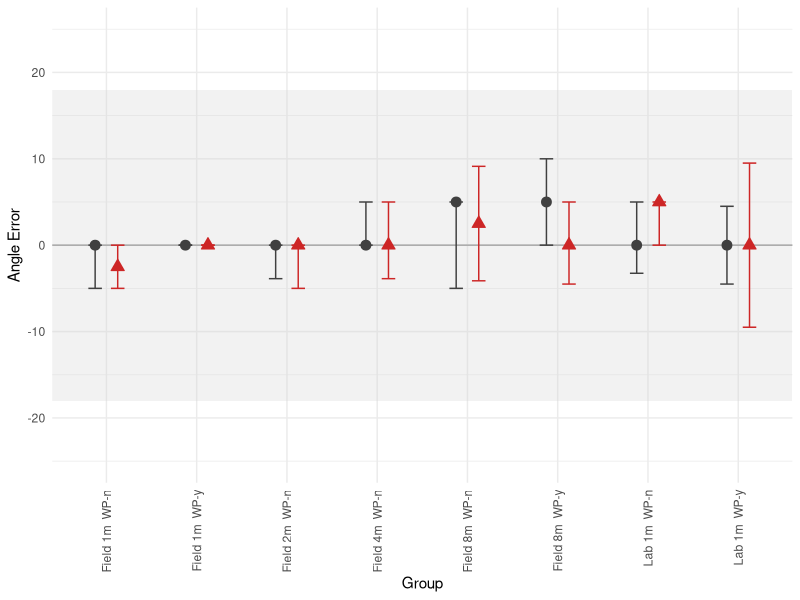
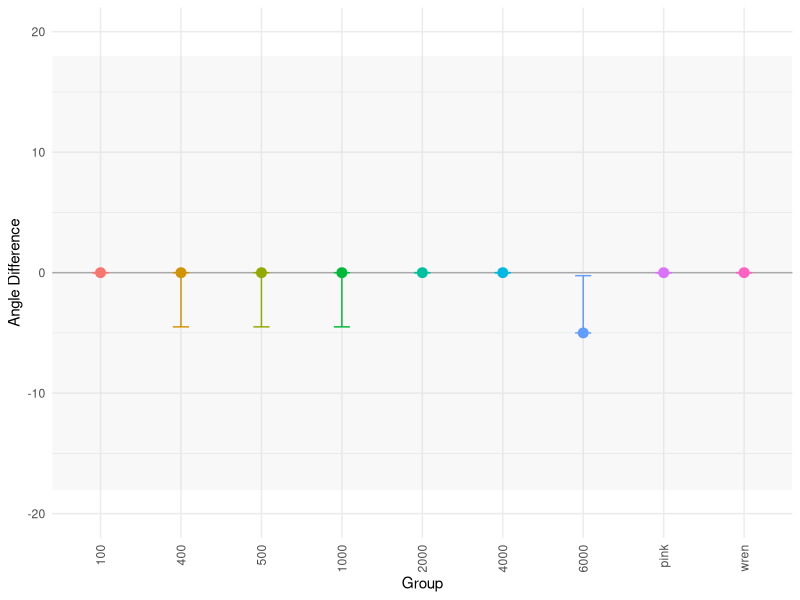
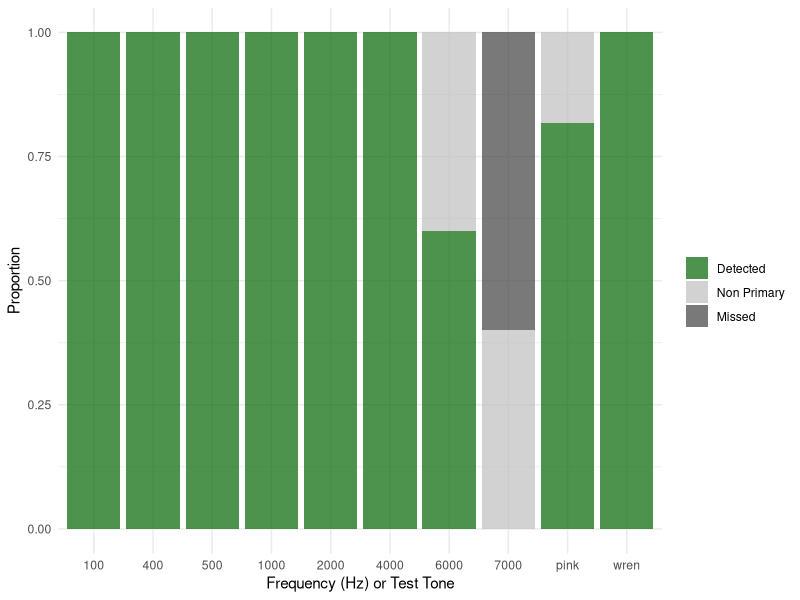
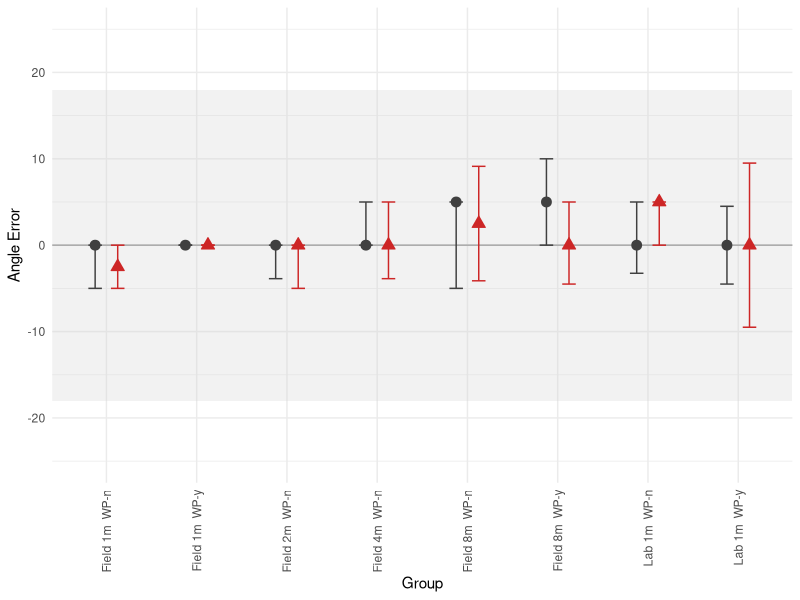
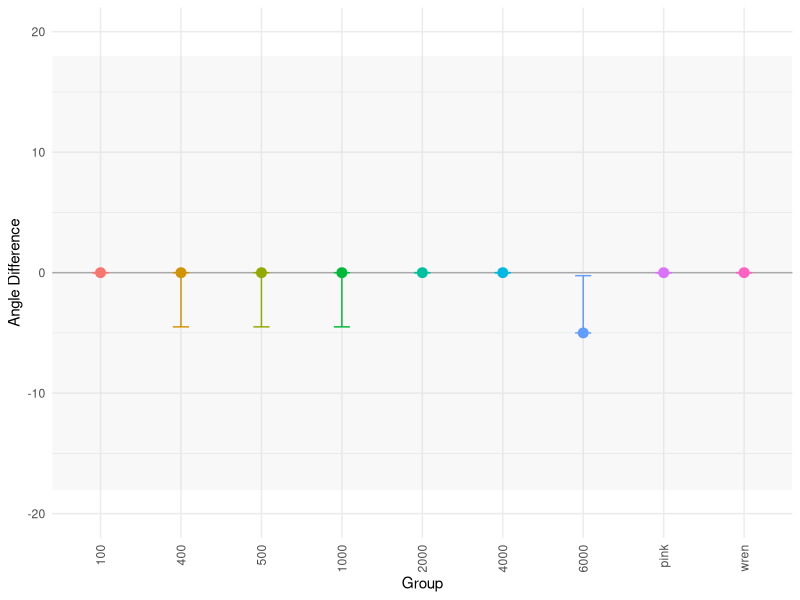
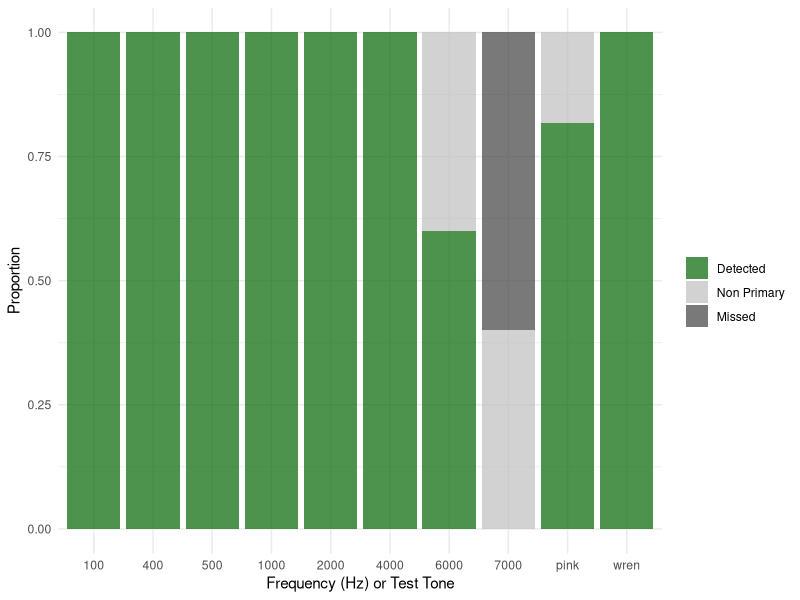

The R script that drew these images, in order: (Note: this script raises an error after producing the figures.)
########################################################################### .
# Scripts for Analysing the Localisation Accuracy 
#
# Starting from scratch - go to the retired code if you want to generate the old figures
#
# Becky Heath
# rh862@cam.ac.uk
#
# May 2023

##### Load Packages and set working directory #####

library(ggplot2)
library(dplyr)
library(tidyr)

setwd(dirname(rstudioapi::getActiveDocumentContext()$path))

###### Load in Data ########

# Load in true values: 
# Ignore this one for now, will need to experiment with detections, may need to relable
#data <- read.csv("Data/CompleteLabLocalisation/AllTests_LocalisationData_ALLDETECTIONSTESTS.csv")

# Just use this:
dataRaw <- read.csv("Data/CompleteLabLocalisation/AllTestsJustTrueValues-newCategorisation.csv")

# New Categorisations
# s = sweep 
# y = detection 
# m = missed (s-m = missed sweep)
# a = aliased 
# d = double (indistinguishable top)
# e = extra (first test had an extra test)

##### PRECISION CHARTS #####
# get rid of freq-deps for now:
data <- dataRaw[dataRaw$Trial != "freq-dep",]

# Create Coarse Labels
data <- data %>%
  mutate(Trial = case_when(
     Trial == "field" ~ "Field",
#    trial == "IndoorPre" ~ "Lab",
     Trial == "lab-pre" ~ "Lab",
    TRUE ~ Trial  # Keep the original value if no condition matches
  ))

# Collate label
data <- data %>%
  mutate(label = paste0(Trial, " ", distance.m, "m ", " WP-", WP.))

# Calculate median and IQR per group
data$distance.m <- as.factor(data$distance.m)
data$error <- as.numeric(data$error)

# get rid of the situations where a signal was not localised: 
data <- data[!is.na(data$error), ]

# subset to just y and y-d
data <- data[data$localised. %in% c("y", "y-d"), ]

# ALL DATA (INSIDE AND OUT)
ggplot(data = data, aes(x = label, y = error)) +
  annotate('rect', ymin = -18, ymax = 18, xmin= -Inf, xmax = Inf, fill = "lightgray", alpha = 0.3)+
  geom_hline(yintercept = 0, color = "darkgray") +
  #geom_jitter(aes(shape = Test.tone), position = position_jitterdodge(0.2)  ,fill = "gray", color = "gray", size = 2, alpha = 0.5) +
  stat_summary(aes(color = Test.tone, shape = Test.tone, fill = Test.tone), fun = "median", geom = "point", size = 3, position = position_dodge(width = 0.5)) +
  stat_summary(aes(color = Test.tone), fun.data = "median_hilow", geom = "errorbar", width = 0.3, position = position_dodge(width = 0.5)) +
  labs(x = "Group", y = "Angle Error") +
  scale_color_manual(values = c("grey25", "firebrick3")) +
  scale_shape_manual(values = c(21, 24)) +
  scale_fill_manual(values = c("grey25", "firebrick3")) +
  theme_minimal() +
  ylim(-25, 25) +
  theme(legend.position = "none") +
  theme(axis.text.x = element_text(angle = 90, hjust = 1, vjust = 0.5))

ggsave(filename = "Figures/NewLocalisationTests/DistanceTests-NL-Summary.png", plot = last_plot(), width = 6, height = 4, dpi = 300)


# Now the frequency-dependent trials
data <- dataRaw[dataRaw$Trial == "freq-dep",]
data$Test.tone <- as.factor(data$Test.tone)

setOrder <- c("100", "400", "500", "1000","2000", "4000", "6000", "7000", "pink", "wren")
data$Test.tone <- factor(data$Test.tone, levels = setOrder)


data$error <- as.numeric(data$error)
data$Aliaized.Azimuth <- as.numeric(data$Aliaized.Azimuth)

# get rid of the situations where a signal was not localised (FOR NOW): 
data <- data[!is.na(data$error), ]

# subset to just y and y-d
data <- data[data$localised. %in% c("y", "y-d"), ]


ggplot(data = data, aes(x = Test.tone, y = error)) +
  annotate('rect', ymin = -18, ymax = 18, xmin= -Inf, xmax = Inf, fill = "lightgray", alpha = 0.15)+
  geom_hline(yintercept = 0, color = "darkgray") +
  #geom_jitter(aes(shape = Test.tone), position = position_jitterdodge(0.2)  ,fill = "gray", color = "gray", size = 2, alpha = 0.5) +
  stat_summary(aes(color = Test.tone, fill = Test.tone), fun = "median", geom = "point", size = 3) +
  stat_summary(aes(color = Test.tone), fun.data = "median_hilow", geom = "errorbar", width = 0.2) +
  labs(x = "Group", y = "Angle Difference") +
  theme_minimal() +
  ylim(-20, 20) +
  theme(legend.position = "none") +
  theme(axis.text.x = element_text(angle = 90, hjust = 1, vjust = 0.5))

ggsave(filename = "Figures/NewLocalisationTests/FrequencyTests-NL-Summary.png", plot = last_plot(), width = 6, height = 4, dpi = 300)



##### RECALL CHARTS #####

data <- dataRaw

#FreqDeps First: 
data <- dataRaw[dataRaw$Trial == "freq-dep",]

# group labels for this part 

# s = sweep 
# y = detection 
# m = missed (s-m = missed sweep)
# a = aliased 
# d = double (indistinguishable top)
# e = extra (first test had an extra test)

data$localised.[data$localised. == "y-d"] <- "y"
data$localised.[data$localised. == "d"] <- "a"

# Get rid of the sweeps for now
data <- data[data$localised. != "s", ]


# Define the possible localisation? descriptors
possible_labels <- c("y", "a", "m")

# Calculate the count and proportion of each label within each group
proportions <- data %>%
  group_by(Test.tone, localised.) %>%
  summarise(count = n()) %>%
  ungroup() %>%
  complete(Test.tone, localised. = possible_labels, fill = list(count = 0)) %>%
  group_by(Test.tone) %>%
  mutate(proportion = count / sum(count))

# Fill up missing variables: 
proportions <- proportions %>%
  group_by(Test.tone) %>%
  mutate(Test.tone = ifelse(is.na(Test.tone), max(Test.tone, na.rm = TRUE), Test.tone)) %>%
  ungroup()


setOrder <- c("y", "a", "m")
proportions$localised. <- factor(proportions$localised., levels = setOrder)

# Set the order as before
setOrder <- c("100", "400", "500", "1000","2000", "4000", "6000", "7000", "pink", "wren")
proportions$Test.tone <- factor(proportions$Test.tone, levels = setOrder)


# Plot results! 
ggplot(data = proportions, aes(x=Test.tone, y= proportion, fill = localised.))+
  geom_col(alpha = 0.7, position = position_stack(reverse=TRUE))+
  scale_fill_manual(values = c("darkgreen","grey", "grey25"),
                    name = " ",
                    labels = c("Detected","Non Primary", "Missed"))+
  labs(x = "Frequency (Hz) or Test Tone", y = "Proportion") +
  theme_minimal()

ggsave(filename = "Figures/NewLocalisationTests/FrequencyRecall-NL-Summary.png", plot = last_plot(), width = 6, height = 4, dpi = 300)



# Now the others 

data <- dataRaw

#FreqDeps First: 
data <- dataRaw[dataRaw$Trial != "freq-dep",]

# group labels for this part 

# s = sweep 
# y = detection 
# m = missed (s-m = missed sweep)
# a = aliased 
# d = double (indistinguishable top)
# e = extra (first test had an extra test)

data$localised.[data$localised. == "y-d"] <- "y"
data$localised.[data$localised. == "d"] <- "a"
data$localised.[data$localised. == "e"] <- "y"

# Get rid of the sweeps for now
data <- data[data$localised. != "s", ]
data <- data[data$localised. != "s-m", ]

# Define the possible localisation? descriptors
possible_labels <- c("y", "a", "m")

# Create Coarse Labels
data <- data %>%
  mutate(Trial = case_when(
    Trial == "field" ~ "Field",
    #    trial == "IndoorPre" ~ "Lab",
    Trial == "lab-pre" ~ "Lab",
    TRUE ~ Trial  # Keep the original value if no condition matches
  ))

# Collate label
data <- data %>%
  mutate(label = paste0(Trial, " ", distance.m, "m ", " WP-", WP.))




# Calculate the count and proportion of each label within each group
proportions <- data %>%
  group_by(label, localised.) %>%
  summarise(count = n()) %>%
  ungroup() %>%
  complete(label, localised. = possible_labels, fill = list(count = 0)) %>%
  group_by(label) %>%
  mutate(proportion = count / sum(count))

# Fill up missing variables: 
proportions <- proportions %>%
  group_by(label) %>%
  mutate(label = ifelse(is.na(label), max(label, na.rm = TRUE), label)) %>%
  ungroup()


setOrder <- c("y", "a", "m")
proportions$localised. <- factor(proportions$localised., levels = setOrder)

# Set the order as before
setOrder <- c("100", "400", "500", "1000","2000", "4000", "6000", "7000", "pink", "wren")
proportions$Test.tone <- factor(proportions$Test.tone, levels = setOrder)


# Plot results! 
ggplot(data = proportions, aes(x=label, y= proportion, fill = localised.))+
  geom_col(alpha = 0.7, position = position_stack(reverse=TRUE))+
  scale_fill_manual(values = c("darkgreen","grey", "grey25"),
                    name = " ",
                    labels = c("Detected", "Non Primary", "Missed"))+
  labs(x= "", y = "Proportion") +
  theme_minimal()+
  theme(axis.text.x = element_text(angle = 90, hjust = 1, vjust = 0.5))


ggsave(filename = "Figures/NewLocalisationTests/DistanceRecall-NL-Summary.png", plot = last_plot(), width = 6, height = 4, dpi = 300)



## Trial: Heatmaps

data <- dataRaw

data <- data[!is.na(data$Aliaized.Error),]

data$Aliaized.Error <- as.numeric(data$Aliaized.Error)

# Put into Bins
data$Aliaized.Bins <- cut(data$Aliaized.Error, breaks = seq(0, 180, 10), include.lowest = TRUE, labels = FALSE)

# Create a table of counts for heatmap
heatmap_data <- as.data.frame(table(data$True.azimuth, data$Aliaized.Bins))

colnames(heatmap_data) <- c("True.Azimuth", "Aliaised.Bins", "Count")

# Plot the heatmap
ggplot(heatmap_data, aes(x = True.Azimuth, y = Aliaised.Bins, fill = Count)) +
  geom_tile() +
  scale_fill_gradient(low = "white", high = "turquoise4") + 
  labs(y = "Aliaized Azimuth", x = "True Azimuth", fill = "Count") +
  theme_minimal()
